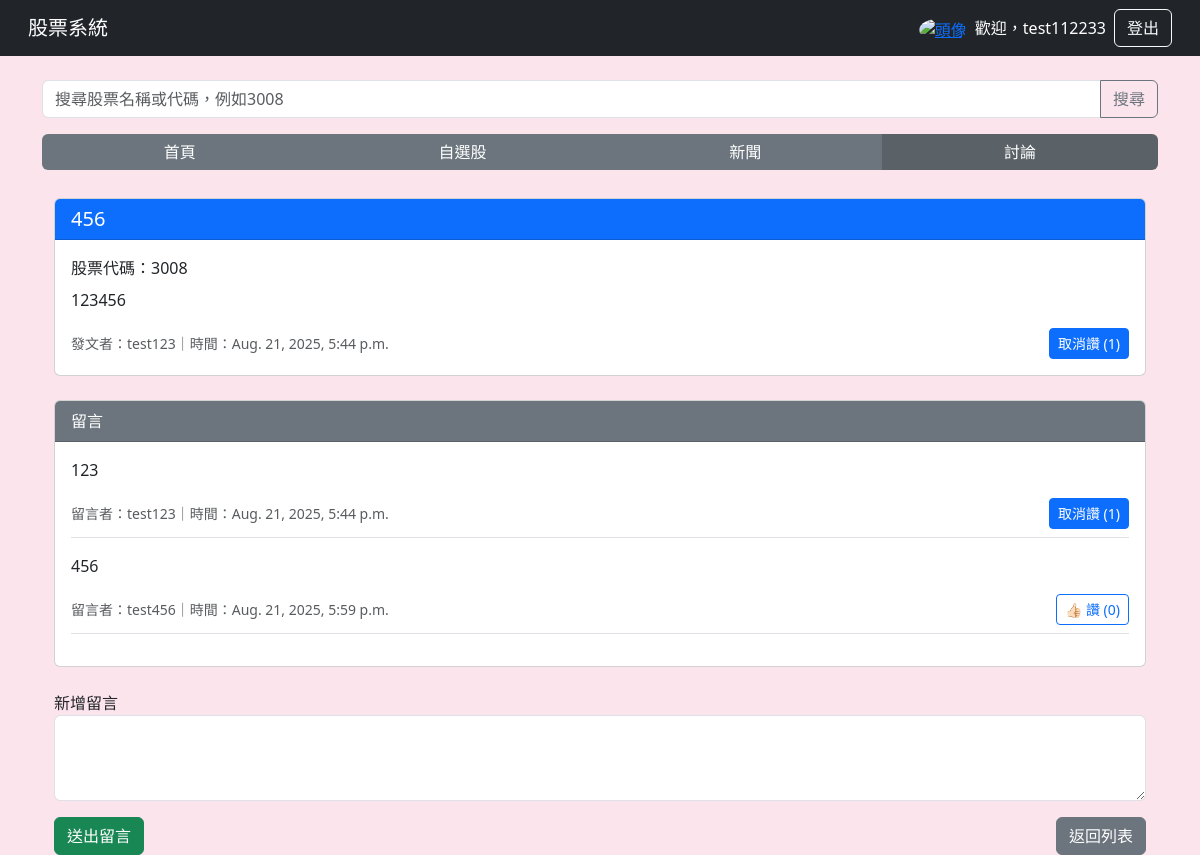
Screenshot of /forum/4/ (signed in) with the database file from the repository.
### main/models.py (models this page shows, shortened)
class Post(models.Model):
    title = models.CharField(max_length=200)
    stock_code = models.CharField(max_length=10, null=True, blank=True)
    content = models.TextField()
    author = models.ForeignKey(User, on_delete=models.CASCADE)
    created_at = models.DateTimeField(auto_now_add=True)

class Comment(models.Model):
    post = models.ForeignKey(Post, related_name="comments", on_delete=models.CASCADE)
    author = models.ForeignKey(User, on_delete=models.CASCADE)
    content = models.TextField()
    created_at = models.DateTimeField(auto_now_add=True)

### main/views.py (the view)
# urls.py: path("forum/<int:post_id>/", views.forum_post, name="forum_post"),
def forum_post(request, post_id):
    post = get_object_or_404(Post, id=post_id)
    comments = (
        post.comments
            .all()
            .annotate(likes_count=Count("likes"))
            .order_by("created_at")
    )
    user_id = request.user.id if request.user.is_authenticated else None
    liked_comment_ids = set()
    if user_id:
        liked_comment_ids = set(
            CommentLike.objects
                .filter(user_id=user_id, comment__post=post)
                .values_list("comment_id", flat=True)
        )
    for c in comments:
        c.liked_by_user = c.id in liked_comment_ids
    post.likes_count = PostLike.objects.filter(post=post).count()
    if user_id:
        post.liked_by_user = PostLike.objects.filter(
            post=post,
            user_id=user_id,
        ).exists()
    else:
        post.liked_by_user = False
    return render(
        request,
        "forum_post.html",
        {
            "post": post,
            "comments": comments,
            "user_id": user_id,
        },
    )

### templates/forum_post.html (shortened to what this page needs)
{% extends "base.html" %}
{% block content %}
<div class="container mt-1">
    <div class="card mb-4">
        <div class="card-header bg-primary text-white">
            <h5 class="mb-0">{{ post.title }}</h5>
        </div>
        <div class="card-body">
            <p class="mb-2">股票代碼：{{ post.stock_code }}</p>
            <p>{{ post.content }}</p>
            <div class="d-flex justify-content-between align-items-center">
            <small class="text-muted">發文者：{{ post.author.username }}｜時間：{{ post.created_at }}</small>
            <div class="d-flex align-items-center justify-content-end gap-2">
                <div>
                    {% if user_id %}
                        <form method="POST" action="/forum/{{ post.id }}/like/" class="d-inline">
                            {% if post.liked_by_user %}
                                            <button class="btn btn-sm btn-primary">
                                                取消讚 ({{ post.likes_count }})
                                            </button>
                                        {% else %}
                                            <button class="btn btn-sm btn-outline-primary">
                                                👍🏻 讚 ({{ post.likes_count }})
                                            </button>
                                        {% endif %}
                                    </form>
                                {% else %}
                                    <span class="text-muted small">
                                        👍🏻 {{ post.likes_count }}
                                    </span>
                            {% endif %}
                </div>
            </div>
        </div>
    </div>
</div>
    <div class="card mb-4">
        <div class="card-header bg-secondary text-white">留言</div>
            <div class="card-body">
                {% if comments %}
                {% for comment in comments %}
                    <div class="border-bottom mb-3 pb-2">
                        <p>{{ comment.content }}</p>
                        <div class="d-flex justify-content-between align-items-center">
                            <small class="text-muted">
                                留言者：{{ comment.author.username }}｜時間：{{ comment.created_at }}
                            </small>
                            <div class="d-flex align-items-center gap-2">
                                {% if user_id %}
                                    <form method="POST"
                                        action="/forum/{{ post.id }}/comment/{{ comment.id }}/like/"
                                        class="mb-0">
                                        {% if comment.liked_by_user %}
                                            <button class="btn btn-sm btn-primary">
                                                取消讚 ({{ comment.likes_count }})
                                            </button>
                                        {% else %}
                                            <button class="btn btn-sm btn-outline-primary">
                                                👍🏻 讚 ({{ comment.likes_count }})
                                            </button>
                                        {% endif %}
                                    </form>
                                {% else %}
                                    <span class="text-muted small">
                                        👍🏻 {{ comment.likes_count }}
                                    </span>
                                {% endif %}
                            </div>
                        </div>
                    </div>
                {% endfor %}
            {% else %}
                <p class="text-muted">尚無留言。</p>
            {% endif %}
        </div>
    </div>
    {% if user_id %}
    <form method="POST" action="/forum/{{ post.id }}/comment/">
        <div class="mb-3">
            <label for="comment">新增留言</label>
            <textarea name="content" rows="3" class="form-control" required></textarea>
        </div>
        <div class="d-flex justify-content-between">
            <button class="btn btn-success">送出留言</button>
            <a href="/forum" class="btn btn-secondary">返回列表</a>
        </div>
    </form>
    {% else %}
    <div class="d-flex justify-content-between">
        <p>請先 <a href="/login">登入</a> 才能留言。</p>
        <a href="/forum" class="btn btn-secondary">返回列表</a>
    </div>
    {% endif %}
</div>
{% endblock %}

### templates/base.html (shortened to what this page needs)
<!DOCTYPE html>
<html lang="zh-TW">
<head>
    <link href="https://cdn.jsdelivr.net/npm/bootstrap@5.3.0/dist/css/bootstrap.min.css" rel="stylesheet">
</head>
<body>
<nav class="navbar navbar-expand-lg navbar-dark bg-dark px-3">
    <div class="container-fluid">
        <a class="navbar-brand" href="/">股票系統</a>
        <div class="d-flex align-items-center ms-auto">
            {% if user.is_authenticated %}
                <a href="{% url 'profile' %}" class="me-2">
                    <img src="https://cdn-icons-png.flaticon.com/512/847/847969.png"
                         alt="頭像"
                         class="rounded-circle"
                         width="30" height="30"
                         style="vertical-align: middle; transform: translateY(1px);">
                </a>
                <span class="text-white me-2">歡迎，{{ user.username }}</span>
                <a class="btn btn-outline-light" href="{% url 'logout' %}">登出</a>
            {% else %}
                <a class="btn btn-outline-light me-2" href="{% url 'login' %}">登入</a>
                <a class="btn btn-outline-light" href="{% url 'register' %}">註冊</a>
            {% endif %}
        </div>
    </div>
</nav>
<div class="container mt-4">
    <form class="input-group mb-3" method="GET" action="/search">
        <input type="text" class="form-control" name="query" placeholder="搜尋股票名稱或代碼，例如3008" required>
        <button class="btn btn-outline-secondary" type="submit">搜尋</button>
    </form>
    {% with current=request.resolver_match.url_name %}
    <div class="btn-group w-100 mb-4">
        <a href="{% url 'index' %}"
        class="nav-btn btn {% if current == 'index' %}active-tab{% endif %}">
            首頁
        </a>
        <a href="{% url 'my_watchlist' %}"
        class="nav-btn btn {% if current == 'my_watchlist' %}active-tab{% endif %}">
            自選股
        </a>
        <a href="{% url 'news' %}"
        class="nav-btn btn {% if current == 'news' %}active-tab{% endif %}">
            新聞
        </a>
        <a href="{% url 'forum_list' %}"
        class="nav-btn btn
        {% if current == 'forum_list' or current == 'forum_new' or current == 'forum_post' %}active-tab{% endif %}">
            討論
        </a>
    </div>
    {% endwith %}
    {% block content %}{% endblock %}
</div>
</body>
</html>

### templates/base.html (style rules this page uses)
body { background-color: #fce4ec; }
.nav-btn.active-tab { background-color: #5a6268 !important; color: white !important; }

### rows the page displays
Post: title "456", stock_code "3008", content "123456", author.username "test123", created_at "Aug. 21, 2025, 5:44 p.m.", likes_count "1"
Comment: content "123", author.username "test123", created_at "Aug. 21, 2025, 5:44 p.m.", likes_count "1"
Comment: content "456", author.username "test456", created_at "Aug. 21, 2025, 5:59 p.m.", likes_count "0"

### other values shown
{{ user.username }} "test112233"
